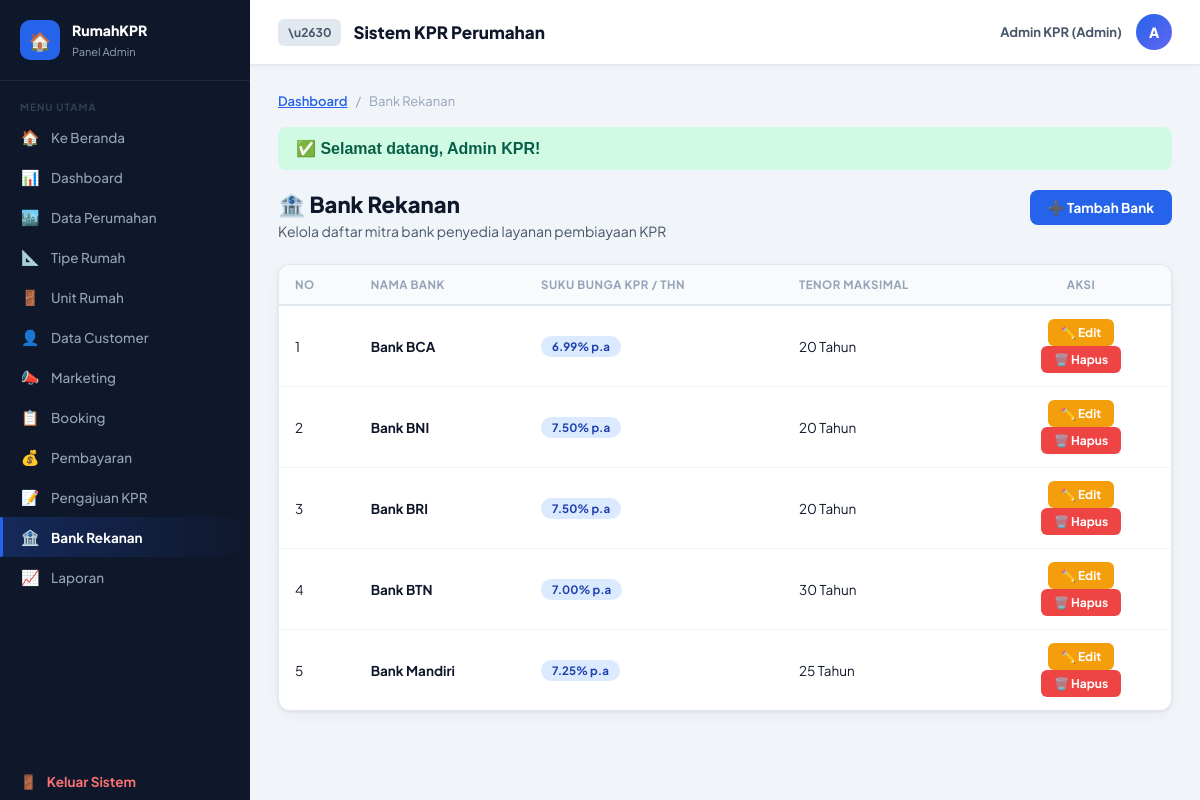
Page /admin/bank/index.php (signed in) on the committed database.
### tables this page shows
CREATE TABLE IF NOT EXISTS `bank` (
  `id_bank` int(11) NOT NULL AUTO_INCREMENT,
  `nama_bank` varchar(100) DEFAULT NULL,
  `bunga_kpr` decimal(5,2) DEFAULT NULL,
  `tenor_maksimal` int(11) DEFAULT NULL,
  PRIMARY KEY (`id_bank`)
);

### config/auth.php (called while the page is built, shortened)
<?php
require_once __DIR__ . '/session.php';
function role_user() {
    $uri = $_SERVER['SCRIPT_NAME'] ?? '';
    if (strpos($uri, '/admin/') !== false) {
        return $_SESSION['admin']['role'] ?? null;
    }
    return $_SESSION['customer']['role'] ?? null;
}
function nama_user() {
    $uri = $_SERVER['SCRIPT_NAME'] ?? '';
    if (strpos($uri, '/admin/') !== false) {
        return $_SESSION['admin']['nama_lengkap'] ?? 'Admin';
    }
    return $_SESSION['customer']['nama_lengkap'] ?? 'Pengguna';
}
?>

### admin/bank/index.php (the view, shortened to what this page needs)
<?php
require_once '../../config/koneksi.php';
require_once '../../includes/sidebar_admin.php';
$action = $_GET['action'] ?? '';
$error = '';
$bank = null;
$list_bank = $db->query("SELECT * FROM bank ORDER BY nama_bank ASC")->fetchAll();
?>
<!DOCTYPE html>
<html lang="id">
<head>
    <link rel="stylesheet" href="../../assets/css/admin.css">
</head>
<body>
    <div class="admin-main">
        <header class="topbar">
            <div style="display:flex;align-items:center;gap:12px;">
                <button class="btn btn-gray btn-sm" id="sidebarToggle" style="padding:6px 10px;">\u2630</button>
                <div class="topbar-title">Sistem KPR Perumahan</div>
            </div>
            <div class="topbar-right">
                <span class="topbar-name"><?= htmlspecialchars(nama_user()) ?> (<?= ucfirst(role_user()) ?>)</span>
                <div class="topbar-avatar"><?= strtoupper(substr(nama_user(),0,1)) ?></div>
            </div>
        </header>
        <main class="content">
            <div class="breadcrumb">
                <a href="../dashboard.php">Dashboard</a> / <span>Bank Rekanan</span>
            </div>
            <?php if ($action === 'tambah' || $action === 'edit'): ?>
                <div class="panel">
                    <div class="panel-header">
                        <h3><?= $action === 'tambah' ? '➕ Tambah Bank Rekanan' : '✏️ Edit Bank Rekanan' ?></h3>
                        <a href="index.php" class="btn btn-gray btn-sm">← Kembali</a>
                    </div>
                    <div class="panel-body">
                        <?php if ($error): ?><div class="alert alert-danger">❌ <?= htmlspecialchars($error) ?></div><?php endif; ?>
                        <form method="POST">
                            <div class="form-group">
                                <label>Nama Bank</label>
                                <input type="text" name="nama_bank" class="form-control" placeholder="Contoh: Bank BRI" value="<?= htmlspecialchars($_POST['nama_bank'] ?? $bank['nama_bank'] ?? '') ?>" required>
                            </div>
                            <div class="form-row">
                                <div class="form-group">
                                    <label>Suku Bunga KPR Efektif (% / tahun)</label>
                                    <input type="number" name="bunga_kpr" step="0.01" class="form-control" placeholder="Contoh: 7.50" value="<?= htmlspecialchars($_POST['bunga_kpr'] ?? $bank['bunga_kpr'] ?? '') ?>" required>
                                </div>
                                <div class="form-group">
                                    <label>Tenor Maksimal KPR (tahun)</label>
                                    <input type="number" name="tenor_maksimal" class="form-control" placeholder="Contoh: 20" value="<?= htmlspecialchars($_POST['tenor_maksimal'] ?? $bank['tenor_maksimal'] ?? '') ?>" required>
                                </div>
                            </div>
                            <div style="margin-top:10px;">
                                <button type="submit" class="btn btn-primary">💾 Simpan Data</button>
                                <a href="index.php" class="btn btn-gray">Batal</a>
                            </div>
                        </form>
                    </div>
                </div>
            <?php else: ?>
                <div class="page-header">
                    <div class="page-header-left">
                        <h2>🏦 Bank Rekanan</h2>
                        <p>Kelola daftar mitra bank penyedia layanan pembiayaan KPR</p>
                    </div>
                    <a href="index.php?action=tambah" class="btn btn-primary">➕ Tambah Bank</a>
                </div>
                <div class="panel">
                    <div class="panel-body" style="padding:0;">
                        <div class="tbl-wrap">
                            <table>
                                <thead>
                                    <tr>
                                        <th>No</th>
                                        <th>Nama Bank</th>
                                        <th>Suku Bunga KPR / thn</th>
                                        <th>Tenor Maksimal</th>
                                        <th style="width:180px; text-align:center;">Aksi</th>
                                    </tr>
                                </thead>
                                <tbody>
                                    <?php if (empty($list_bank)): ?>
                                        <tr><td colspan="5" class="empty">Belum ada bank rekanan terdaftar.</td></tr>
                                    <?php else: $no=1; foreach($list_bank as $b): ?>
                                        <tr>
                                            <td><?= $no++ ?></td>
                                            <td><b><?= htmlspecialchars($b['nama_bank']) ?></b></td>
                                            <td><span class="badge" style="background:#dbeafe; color:#1e40af;"><?= $b['bunga_kpr'] ?>% p.a</span></td>
                                            <td><?= $b['tenor_maksimal'] ?> Tahun</td>
                                            <td style="text-align:center;">
                                                <a href="index.php?action=edit&id=<?= $b['id_bank'] ?>" class="btn btn-warning btn-sm">✏️ Edit</a>
                                                <a href="#" data-hapus="index.php?action=hapus&id=<?= $b['id_bank'] ?>" data-nama="<?= htmlspecialchars($b['nama_bank']) ?>" class="btn btn-danger btn-sm">🗑️ Hapus</a>
                                            </td>
                                        </tr>
                                    <?php endforeach; endif; ?>
                                </tbody>
                            </table>
                        </div>
                    </div>
                </div>
            <?php endif; ?>
        </main>
    </div>
</body>
</html>

### assets/css/admin.css (style rules this page uses)
*,*::before,*::after { box-sizing:border-box;margin:0;padding:0 }
:root { --sb-bg:#0f172a;--sb-hover:#1e293b;--sb-active:#2563eb;--sb-text:#94a3b8;--sb-w:250px; --topbar:65px;--content-bg:#f1f5f9;--white:#fff;--border:#e2e8f0; --primary:#2563eb;--primary-d:#1d4ed8;--success:#10b981;--warning:#f59e0b;--danger:#ef4444;--info:#6366f1; --text:#0f172a;--sub:#475569;--muted:#94a3b8; --radius:12px;--shadow:0 1px 3px rgba(0,0,0,.08),0 4px 16px rgba(0,0,0,.04); --font:'Plus Jakarta Sans',sans-serif;--tr:.2s ease; }
body { font-family:var(--font);background:var(--content-bg);color:var(--text);display:flex;min-height:100vh; }
.admin-main { margin-left:var(--sb-w);flex:1;display:flex;flex-direction:column;min-height:100vh; }
.topbar { height:var(--topbar);background:var(--white);border-bottom:1px solid var(--border);display:flex;align-items:center;justify-content:space-between;padding:0 28px;position:sticky;top:0;z-index:100;box-shadow:0 1px 3px rgba(0,0,0,.05); }
.topbar-title { font-size:17px;font-weight:800; }
.topbar-right { display:flex;align-items:center;gap:14px; }
.topbar-avatar { width:36px;height:36px;background:linear-gradient(135deg,var(--primary),var(--info));border-radius:50%;display:flex;align-items:center;justify-content:center;color:#fff;font-weight:800;font-size:14px; }
.topbar-name { font-size:13px;font-weight:700;color:var(--sub); }
.content { padding:28px;flex:1; }
.page-header { display:flex;align-items:flex-start;justify-content:space-between;margin-bottom:24px;gap:16px;flex-wrap:wrap; }
.page-header-left h2 { font-size:22px;font-weight:800; }
.page-header-left p { color:var(--sub);font-size:14px;margin-top:4px; }
.breadcrumb { display:flex;align-items:center;gap:8px;font-size:13px;color:var(--muted);margin-bottom:18px;flex-wrap:wrap; }
.breadcrumb a { color:var(--primary);font-weight:600; }
.panel { background:var(--white);border-radius:var(--radius);box-shadow:var(--shadow);border:1px solid var(--border);overflow:hidden;margin-bottom:24px;transition:all .3s ease; }
.panel-body { padding:22px; }
.tbl-wrap { overflow-x:auto; }
table { width:100%;border-collapse:collapse;font-size:13.5px; }
thead tr { background:#f8fafc; }
th { padding:12px 16px;text-align:left;font-weight:700;color:var(--muted);font-size:11.5px;text-transform:uppercase;letter-spacing:.5px;border-bottom:2px solid var(--border);white-space:nowrap; }
td { padding:13px 16px;border-bottom:1px solid #f1f5f9;vertical-align:middle; }
tbody tr:last-child td { border-bottom:none; }
.btn { display:inline-flex;align-items:center;gap:7px;padding:9px 18px;border-radius:8px;font-family:var(--font);font-size:13.5px;font-weight:700;cursor:pointer;border:none;text-decoration:none;transition:var(--tr);white-space:nowrap; }
.btn-sm { padding:6px 13px;font-size:12px;border-radius:6px; }
.btn-primary { background:var(--primary);color:#fff; }
.btn-danger { background:var(--danger);color:#fff; }
.btn-warning { background:var(--warning);color:#fff; }
.btn-gray { background:#e2e8f0;color:var(--sub); }
.badge { padding:3px 11px;border-radius:20px;font-size:11.5px;font-weight:700;display:inline-block; }

### rows in the picture
bank: nama_bank "Bank BCA", bunga_kpr "6.99", tenor_maksimal "20"
bank: nama_bank "Bank BNI", bunga_kpr "7.50", tenor_maksimal "20"
bank: nama_bank "Bank BRI", bunga_kpr "7.50", tenor_maksimal "20"
bank: nama_bank "Bank BTN", bunga_kpr "7.00", tenor_maksimal "30"
bank: nama_bank "Bank Mandiri", bunga_kpr "7.25", tenor_maksimal "25"

### other values in the picture
$m['ico'] "🏠"
$m['label'] "Ke Beranda"
$m['ico'] "📊"
$m['label'] "Dashboard"
$m['ico'] "🏙️"
$m['label'] "Data Perumahan"
$m['ico'] "📐"
$m['label'] "Tipe Rumah"
$m['ico'] "🚪"
$m['label'] "Unit Rumah"
$m['ico'] "👤"
$m['label'] "Data Customer"
$m['ico'] "📣"
$m['label'] "Marketing"
$m['ico'] "📋"
